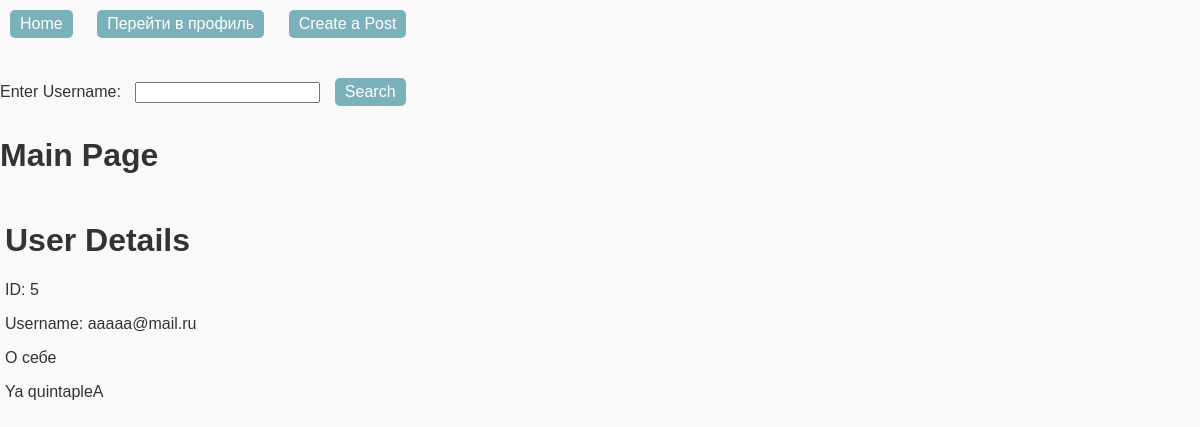
The page /user/5/ (signed in) on the database its author committed.
### tables this page shows
CREATE TABLE users (
    id INTEGER PRIMARY KEY AUTOINCREMENT,
    username TEXT NOT NULL,
    password TEXT NOT NULL);

CREATE TABLE profiles (
    id INTEGER PRIMARY KEY AUTOINCREMENT,
    user_id INTEGER UNIQUE,
    full_name TEXT,
    bio TEXT,
    FOREIGN KEY (user_id) REFERENCES users(id) ON DELETE CASCADE);

### views/mainpage.py (the view)
@app.route('/user/<int:user_id>/', methods=['GET'])
def user_profile(user_id):
    with DBConnection() as conn:
        user_obj = conn.execute("SELECT * FROM users WHERE id = ?", (user_id,)).fetchone()
        user_bio = conn.execute("SELECT bio FROM profiles WHERE user_id = ?", (user_id,)).fetchone()
        bio = user_bio[0]
    return render_template('user.html', user=user_obj, bio = bio)

### db.py (called while the page is built)
	def __enter__(self):
		self.conn = sqlite3.connect('database.db')
		self.conn.row_factory = sqlite3.Row
		return self.conn

	def __exit__(self, exc_type, exc_val, exc_tb):
		self.conn.commit()
		self.conn.close()

### templates/user.html (shortened to what this page needs)
{% extends 'main.html' %}
{% block content %}
        <h1>User Details</h1>
        <p>ID: {{ user.id }}</p>
        <p>Username: {{ user.username }}</p>
        <p> О себе</p>
        <p>{{bio}}</p>
{% endblock %}

### static/style.css (style rules this page uses)
body { background-color: #f9f9f9; margin: 0; padding: 0; font-family: Arial, sans-serif; color: #333; }

### rows shown on the page
users: id "5", username "aaaaa@mail.ru"
profiles: bio "Ya quintapleA"
